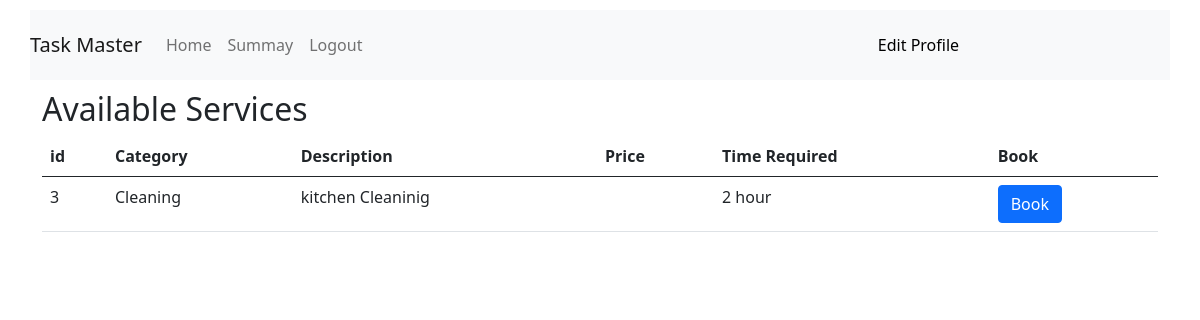
Screenshot of /costumer_dashboard/cleaning with the database file from the repository.
### backend/models.py (models this page shows)
class Service(db.Model):
    __tablename__="service"
    id=db.Column(db.Integer,primary_key=True)
    name=db.Column(db.String,nullable=False)
    price=db.Column(db.String,nullable=False)
    time_required=db.Column(db.String,nullable=False)
    Description=db.Column(db.String)
    Service_request=db.relationship("Service_request",backref="service",lazy=True)

### backend/controllers.py (the view)
@app.route('/costumer_dashboard/cleaning')
def cleannig():
    cleaning_services=Service.query.filter_by(name='Cleaning').all()
    available_professionals = Professional.query.filter_by(
        service='Cleaning',
        is_approved=True,
        is_active=True
    ).first()
    if not available_professionals:
        flash('No service professionals are currently available for Cleaning Service at this moment. Please try again later.')
        return redirect(url_for('costumer_dashboard'))
    return render_template('/costumer/cleaning.html',services=cleaning_services)

### templates/costumer/cleaning.html (shortened to what this page needs)
{% extends 'layout2.html'%}
{%block content%}
<h2>Available Services</h2>
<table class="table">
      <tr>
        <th scope="col">id</th>
        <th scope="col">Category</th>
        <th scope="col">Description</th>
        <th scope="col">Price</th>
        <th scope="col">Time Required</th>
        <th scope="col">Book</th>
      </tr>
    <tbody>
      {%for service in services%}
      <tr>
      <td>{{service.id}}</td>
      <td>{{service.name}}</td>
      <td>{{service.Description}}</td>
      <td>{{service.Price}}</td>
      <td>{{service.time_required}}</td>
      <td>
        <a href="{{ url_for('book_service', service_id=service.id) }}" class="btn btn-primary">Book</a>
      </td></tr>
      {%endfor%}
    </tbody>
  </table>
{%endblock%}

### templates/layout2.html (style rules this page uses)
body { margin: 0; padding: 0; }

### rows the page displays
Service: id "3", name "Cleaning", Description "kitchen Cleaninig", time_required "2 hour"
